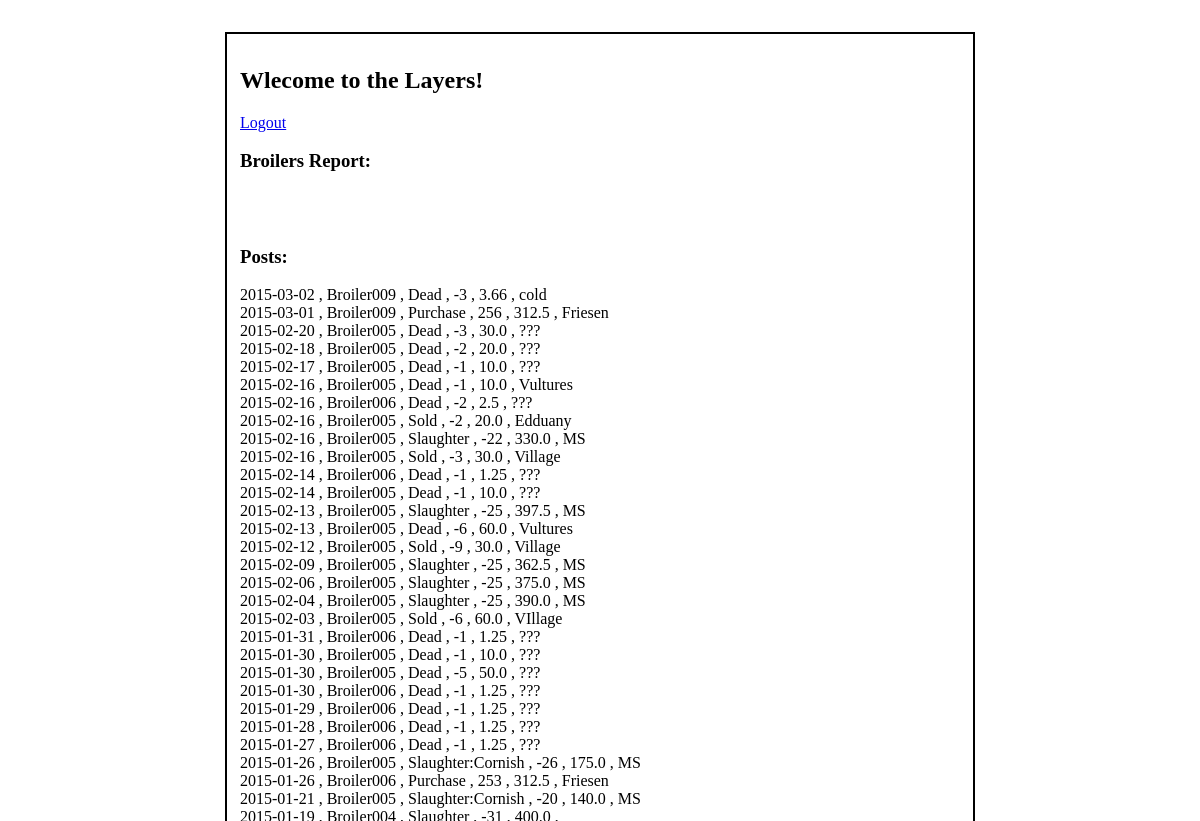
Before: /broilers (signed in, upper part) with the older database file.
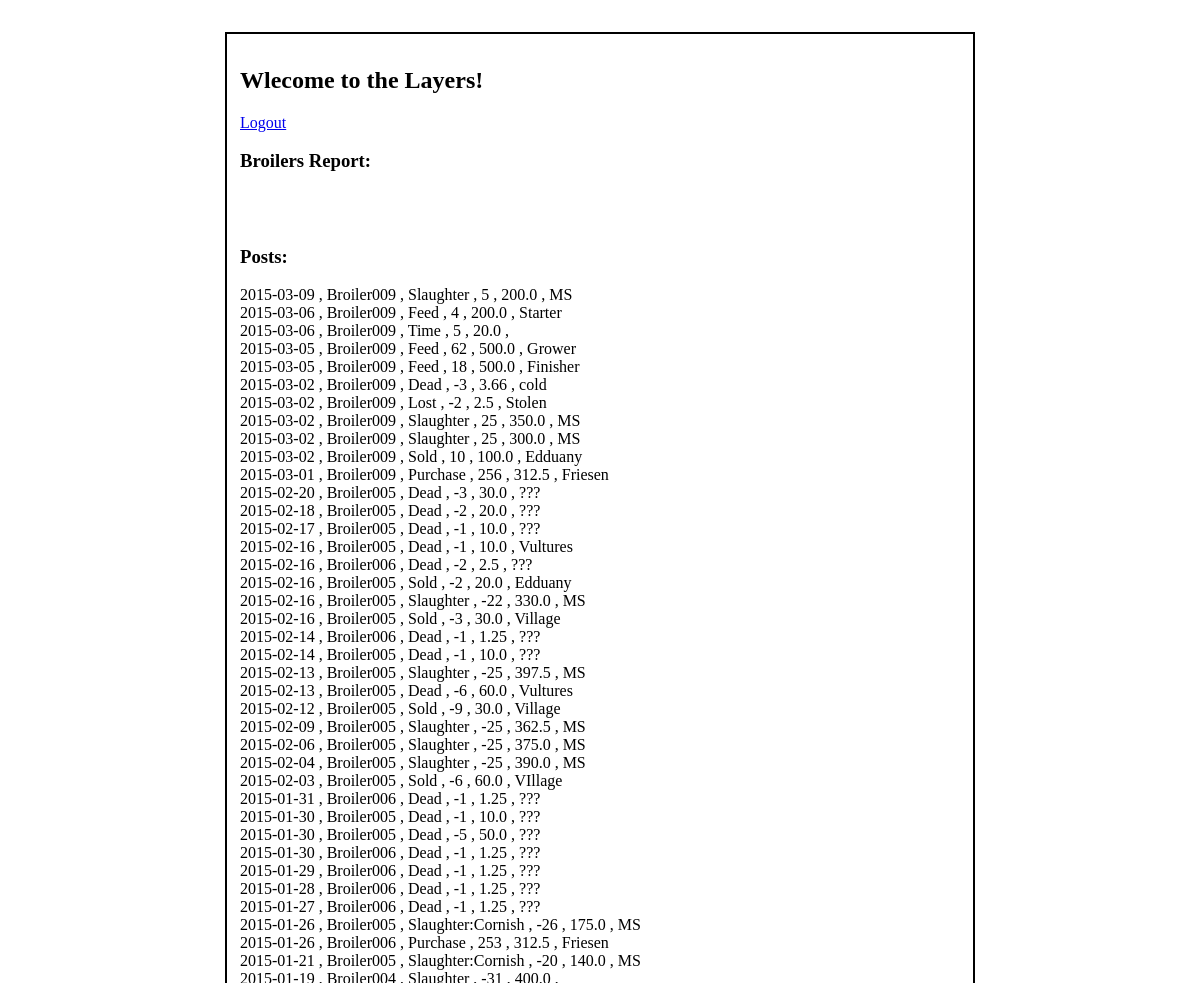
After: the same page with the newer database file.
### tables this page shows
CREATE TABLE "animals" (
	`entryDate`	TEXT,
	`batch`	TEXT,
	`action`	TEXT,
	`actionNo`	INT,
	`value`	REAL,
	`notes`	TEXT
);

### invController.py (the view)
@app.route('/broilers')
@login_required
def broilers():
	g.db = connect_db()
	cur = g.db.execute('select * from animals where batch like "Broiler___" order by entryDate DESC')
	posts = [dict(entryDate=row[0], batch=row[1], action=row[2], actionNo=row[3], value=row[4], notes=row[5]) for row in cur.fetchall()]
	g.db.close()
	return render_template('broilers.html', posts=posts)

### invController.py (called while the page is built)
def connect_db():
	return sqlite3.connect(app.config['DATABASE'])

def login_required(test):
	@wraps(test)
	def wrap(*args, **kwargs):
		if 'logged_in' in session:
			return test(*args, **kwargs)
		else:
			flash('You need to login first.')
			return redirect(url_for('login'))
	return wrap

### templates/broilers.html
{% extends "template.html" %}
{% block content %}
	<h2>Wlecome to the Layers!</h2>
	<p><a href="/logout">Logout</a></p>
	<h3>Broilers Report:</h3>
	<br/>
	<br/>
	<h3>Posts:</h3>
	{% for p in posts %}
		{{ p.entryDate }} , {{ p.batch }} , {{ p.action }} , {{ p.actionNo }} , {{ p.value }} , {{ p.notes }} <br/>
	{% endfor %}
{% endblock %}

Changed rows visible on the page:
added animals: entryDate "2015-03-09", batch "Broiler009", action "Slaughter", actionNo "5", value "200.0", notes "MS"
added animals: entryDate "2015-03-06", batch "Broiler009", action "Feed", actionNo "4", value "200.0", notes "Starter"
added animals: entryDate "2015-03-06", batch "Broiler009", action "Time", actionNo "5", value "20.0"
added animals: entryDate "2015-03-05", batch "Broiler009", action "Feed", actionNo "62", value "500.0", notes "Grower"
added animals: entryDate "2015-03-05", batch "Broiler009", action "Feed", actionNo "18", value "500.0", notes "Finisher"
added animals: entryDate "2015-03-02", batch "Broiler009", action "Lost", actionNo "-2", value "2.5", notes "Stolen"
added animals: entryDate "2015-03-02", batch "Broiler009", action "Slaughter", actionNo "25", value "350.0", notes "MS"
added animals: entryDate "2015-03-02", batch "Broiler009", action "Slaughter", actionNo "25", value "300.0", notes "MS"
added animals: entryDate "2015-03-02", batch "Broiler009", action "Sold", actionNo "10", value "100.0", notes "Edduany"
